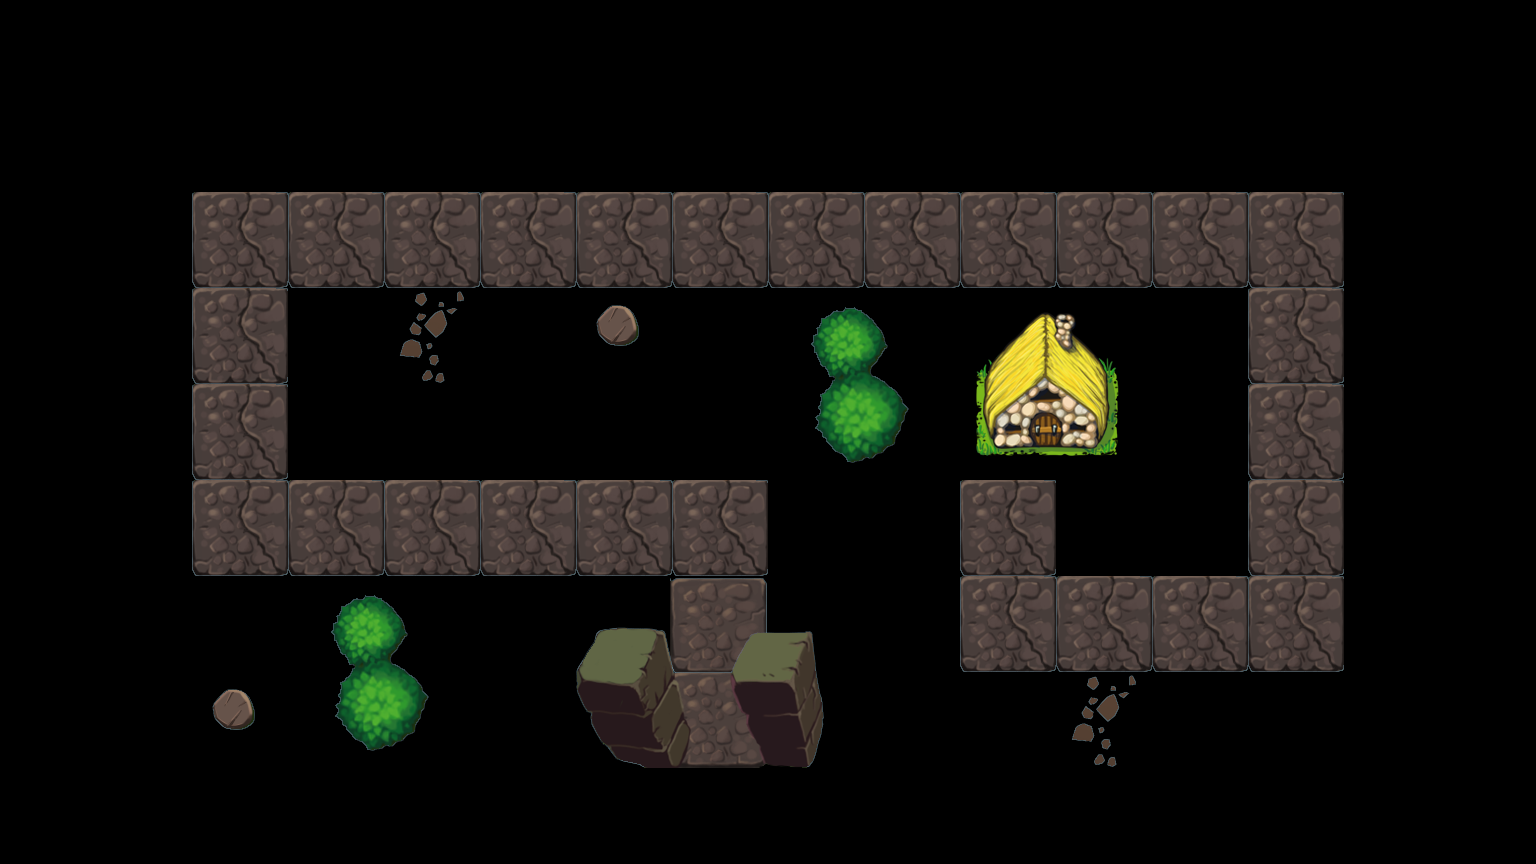

This is a level from a 2D game, rendered from its Tiled map with the project's own tilesets. A one-line summary and the map file follow, with tile-layer data summarised:
An orthogonal 16x9 tile map with 96x96 px tiles, 1 tile layer (bg) and 30 objects (0, 1, 2, 3, 4, ...).

<map version="1.0" orientation="orthogonal" renderorder="right-down" width="16" height="9" tilewidth="96" tileheight="96" nextobjectid="62">
 <tileset firstgid="1" name="tiles" tilewidth="96" tileheight="96">
  <image source="tiles.png" width="768" height="576" />
  <tile id="0">
   <properties>
    <property name="canTouch" value="0" />
   </properties>
  </tile>
  <tile id="1">
   <properties>
    <property name="canTouch" value="0" />
   </properties>
  </tile>
  <tile id="2">
   <properties>
    <property name="canTouch" value="0" />
   </properties>
  </tile>
  <tile id="3">
   <properties>
    <property name="canTouch" value="0" />
   </properties>
  </tile>
  <tile id="4">
   <properties>
    <property name="canTouch" value="0" />
   </properties>
  </tile>
  <tile id="5">
   <properties>
    <property name="canTouch" value="0" />
   </properties>
  </tile>
  <tile id="6">
   <properties>
    <property name="canTouch" value="0" />
   </properties>
  </tile>
  <tile id="7">
   <properties>
    <property name="canTouch" value="0" />
   </properties>
  </tile>
  <tile id="8">
   <properties>
    <property name="canTouch" value="0" />
   </properties>
  </tile>
  <tile id="9">
   <properties>
    <property name="canTouch" value="0" />
   </properties>
  </tile>
  <tile id="10">
   <properties>
    <property name="canTouch" value="0" />
   </properties>
  </tile>
  <tile id="11">
   <properties>
    <property name="canTouch" value="0" />
   </properties>
  </tile>
  <tile id="12">
   <properties>
    <property name="canTouch" value="0" />
   </properties>
  </tile>
  <tile id="13">
   <properties>
    <property name="canTouch" value="0" />
   </properties>
  </tile>
  <tile id="14">
   <properties>
    <property name="canTouch" value="0" />
   </properties>
  </tile>
  <tile id="15">
   <properties>
    <property name="canTouch" value="0" />
   </properties>
  </tile>
  <tile id="16">
   <properties>
    <property name="canTouch" value="0" />
   </properties>
  </tile>
  <tile id="17">
   <properties>
    <property name="canTouch" value="0" />
   </properties>
  </tile>
  <tile id="18">
   <properties>
    <property name="canTouch" value="0" />
   </properties>
  </tile>
  <tile id="19">
   <properties>
    <property name="canTouch" value="0" />
   </properties>
  </tile>
  <tile id="20">
   <properties>
    <property name="canTouch" value="0" />
   </properties>
  </tile>
  <tile id="21">
   <properties>
    <property name="canTouch" value="0" />
   </properties>
  </tile>
  <tile id="22">
   <properties>
    <property name="canTouch" value="0" />
   </properties>
  </tile>
  <tile id="23">
   <properties>
    <property name="canTouch" value="0" />
   </properties>
  </tile>
  <tile id="24">
   <properties>
    <property name="canTouch" value="0" />
   </properties>
  </tile>
  <tile id="25">
   <properties>
    <property name="canTouch" value="0" />
   </properties>
  </tile>
  <tile id="26">
   <properties>
    <property name="canTouch" value="0" />
   </properties>
  </tile>
  <tile id="27">
   <properties>
    <property name="canTouch" value="0" />
   </properties>
  </tile>
  <tile id="28">
   <properties>
    <property name="canTouch" value="0" />
   </properties>
  </tile>
  <tile id="29">
   <properties>
    <property name="canTouch" value="0" />
   </properties>
  </tile>
  <tile id="30">
   <properties>
    <property name="canTouch" value="0" />
   </properties>
  </tile>
  <tile id="31">
   <properties>
    <property name="canTouch" value="1" />
   </properties>
  </tile>
  <tile id="32">
   <properties>
    <property name="canTouch" value="0" />
   </properties>
  </tile>
  <tile id="33">
   <properties>
    <property name="canTouch" value="0" />
   </properties>
  </tile>
  <tile id="34">
   <properties>
    <property name="canTouch" value="0" />
   </properties>
  </tile>
  <tile id="35">
   <properties>
    <property name="canTouch" value="0" />
   </properties>
  </tile>
  <tile id="36">
   <properties>
    <property name="canTouch" value="0" />
   </properties>
  </tile>
  <tile id="37">
   <properties>
    <property name="canTouch" value="0" />
   </properties>
  </tile>
  <tile id="38">
   <properties>
    <property name="canTouch" value="0" />
   </properties>
  </tile>
  <tile id="39">
   <properties>
    <property name="canTouch" value="0" />
   </properties>
  </tile>
  <tile id="40">
   <properties>
    <property name="canTouch" value="0" />
   </properties>
  </tile>
  <tile id="41">
   <properties>
    <property name="canTouch" value="0" />
   </properties>
  </tile>
  <tile id="42">
   <properties>
    <property name="canTouch" value="0" />
   </properties>
  </tile>
  <tile id="43">
   <properties>
    <property name="canTouch" value="0" />
   </properties>
  </tile>
  <tile id="44">
   <properties>
    <property name="canTouch" value="0" />
   </properties>
  </tile>
  <tile id="45">
   <properties>
    <property name="canTouch" value="0" />
   </properties>
  </tile>
  <tile id="46">
   <properties>
    <property name="canTouch" value="0" />
   </properties>
  </tile>
  <tile id="47">
   <properties>
    <property name="canTouch" value="0" />
   </properties>
  </tile>
 </tileset>
 <layer name="bg" width="16" height="9">
  <data>[144 cells, 144 non-empty, 18 distinct tile ids]</data>
 </layer>
 <objectgroup name="obj">
  <object id="32" name="0" x="716" y="726" />
  <object id="33" name="1" x="720" y="630" />
  <object id="34" name="2" x="722" y="534" />
  <object id="35" name="3" x="626" y="532" />
  <object id="36" name="4" x="530" y="534" />
  <object id="37" name="5" x="428" y="534" />
  <object id="38" name="6" x="332" y="538" />
  <object id="39" name="7" x="240" y="534" />
  <object id="40" name="8" x="238" y="438" />
  <object id="41" name="9" x="244" y="344" />
  <object id="42" name="10" x="244" y="248" />
  <object id="43" name="11" x="336" y="248" />
  <object id="44" name="12" x="434" y="244" />
  <object id="45" name="13" x="528" y="242" />
  <object id="46" name="14" x="632" y="246" />
  <object id="47" name="15" x="722" y="242" />
  <object id="48" name="16" x="814" y="242" />
  <object id="49" name="17" x="914" y="246" />
  <object id="50" name="18" x="1008" y="244" />
  <object id="51" name="19" x="1104" y="242" />
  <object id="52" name="20" x="1200" y="242" />
  <object id="53" name="21" x="1298" y="240" />
  <object id="54" name="22" x="1302" y="342" />
  <object id="55" name="23" x="1300" y="436" />
  <object id="56" name="24" x="1302" y="530" />
  <object id="57" name="25" x="1294" y="626" />
  <object id="58" name="26" x="1198" y="628" />
  <object id="59" name="27" x="1106" y="630" />
  <object id="60" name="28" x="1012" y="628" />
  <object id="61" name="29" x="1012" y="532" />
 </objectgroup>
</map>
